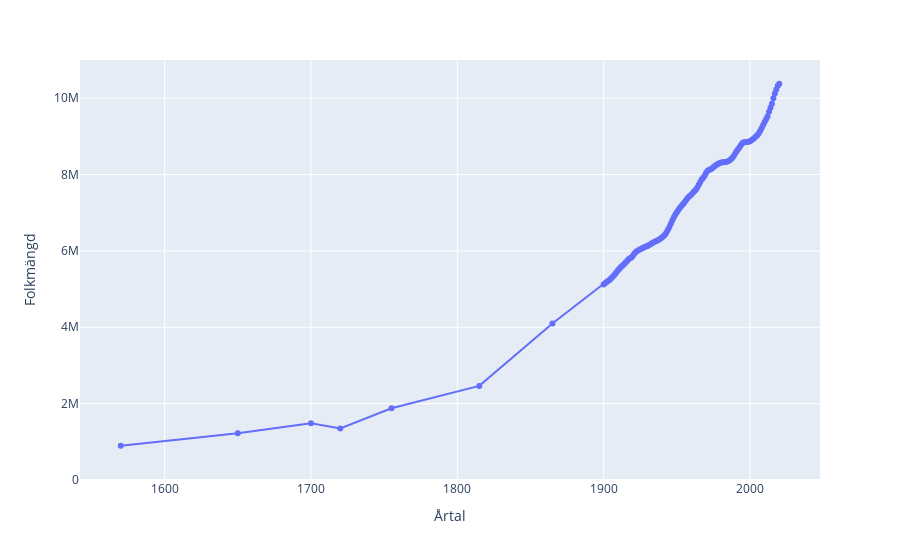

Notebook source saved alongside this figure:
### Code cell
#e) Draw a graph of population data from 1570-2020.
fig = px.line(swedenpoptot, x="Årtal", y="Folkmängd", markers=True, range_y=[0,11e6])
fig.show()
